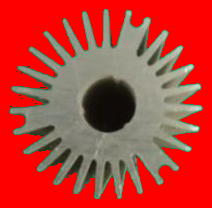
#> input picture source/1.png, 212 x 208 px
$ python split_image.py
#> lines starting #> are read from the running program, lines starting #| are printed output that depends on the picture
#> the answer given: ../source/1.png
# import library
import cv2


def Read(image_path):
    """
    This function basically used to read the image.It read images in form of numpy array.
    :param image_path: source image
    :return: ndarray
    """
#> called with image_path = '../source/1.png'
    # use cv2.imread()  to read an images.
    # syntax : cv2.imread(filename, flag=None)
    return cv2.imread(image_path)
#> returned value is the input picture: shape (208, 212, 3); mean B, G, R 54.4, 62.9, 187.6


def Split(img):
    """
    This function is used for split image in red, green, blue channel.
    :param img: ndarray
    :return: image
    """
    # use cv2.split() function to split image
    # syntax : cv2.split(src, depth, dx, dy, ksize)
    b, g, r = cv2.split(img)
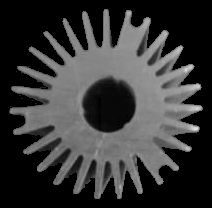
#> b: shape (208, 212); min 0, max 225, mean 54.4
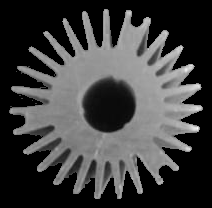
#> g: shape (208, 212); min 0, max 255, mean 62.9
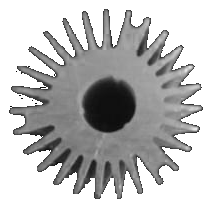
#> r: shape (208, 212); min 0, max 255, mean 187.6
    return r, g, b


def Show(orignal_img, r, g, b):
    """
    show the images
    :param orignal_img: orignal input image
    :param r: red channel
    :param g: green channel
    :param b: blue channel
    :return: images
    """
    # use imshow() function to show the images
    # syntax : cv2.imshow(winname, mat)
    cv2.imshow("Original_Image", orignal_img)
    cv2.imshow("red_channel", r)
    cv2.imshow("green_channel", g)
    cv2.imshow("blue_channel", b)
    cv2.waitKey(0)
    cv2.destroyAllWindows()


# main function
def main():
    """
    This is main function used to call other function
    :return: nothing
    """
    image_path = input("Enter path of image:")
    # call read function to read an image
    img = Read(image_path)
    # call split function to split image
    r, g, b = Split(img)
    # call show function to show  original image and split image
    Show(img, r, g, b)


if __name__ == "__main__":
    main()

$ run again, on source/3.png
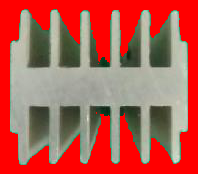
#> input picture source/3.png, 198 x 174 px
#> in Read, returned value is the input picture: shape (174, 198, 3); mean B, G, R 81.1, 92, 181.8
#> in Split, `b, g, r = cv2.split(img)`:
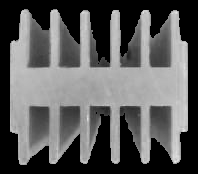
#> g: shape (174, 198); min 0, max 233, mean 92
#> in Split, `b, g, r = cv2.split(img)`:
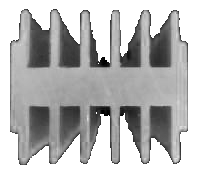
#> r: shape (174, 198); min 0, max 255, mean 181.8

$ run again, on source/4.png
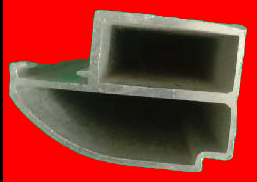
#> input picture source/4.png, 257 x 182 px
#> in Read, returned value is the input picture: shape (182, 257, 3); mean B, G, R 42.7, 51.8, 148
#> in Split, `b, g, r = cv2.split(img)`:
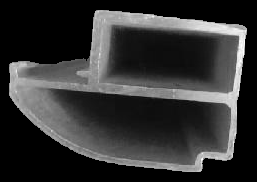
#> g: shape (182, 257); min 0, max 255, mean 51.8
#> in Split, `b, g, r = cv2.split(img)`:
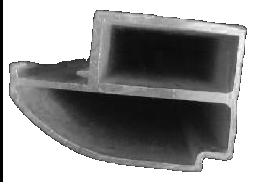
#> r: shape (182, 257); min 0, max 255, mean 148

$ run again, on source/5.png
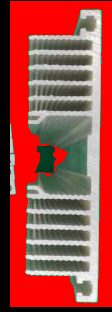
#> input picture source/5.png, 112 x 312 px
#> in Read, returned value is the input picture: shape (312, 112, 3); mean B, G, R 68.4, 74.4, 162.7
#> in Split, `b, g, r = cv2.split(img)`:
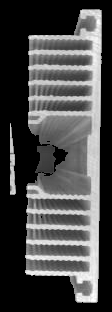
#> g: shape (312, 112); min 0, max 255, mean 74.4
#> in Split, `b, g, r = cv2.split(img)`:
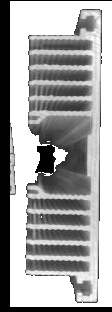
#> r: shape (312, 112); min 0, max 255, mean 162.7
